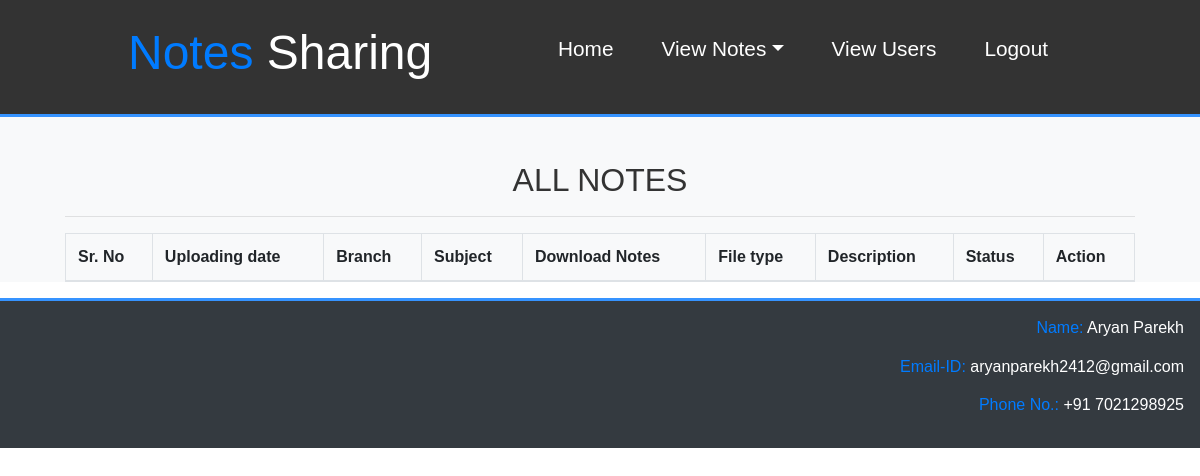
The app's page /admin_viewallnotes/ (signed in), older data.
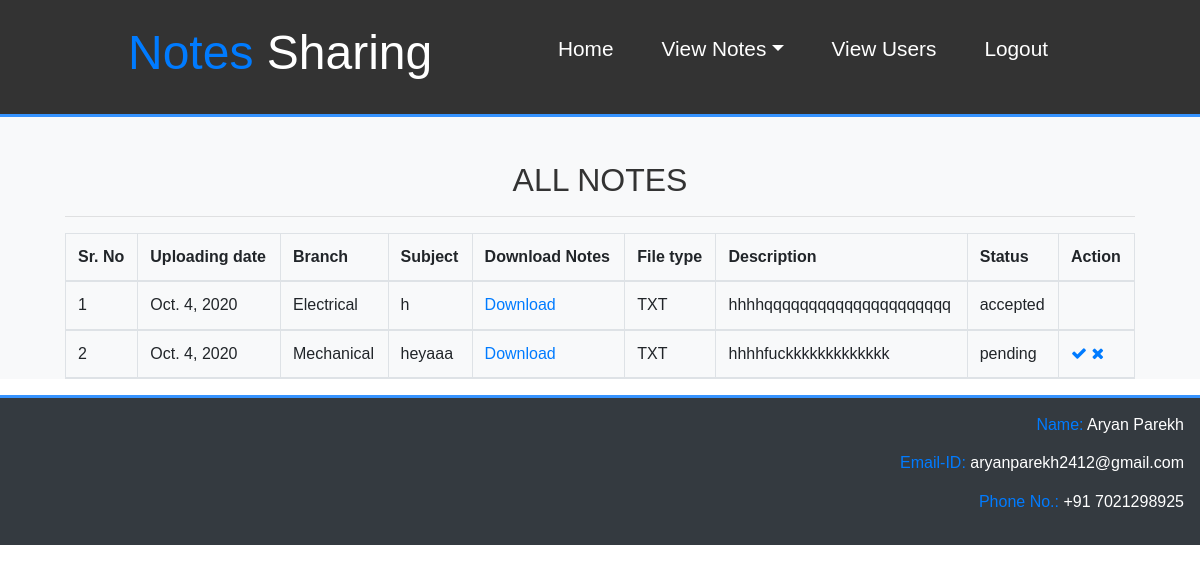
The same page, newer data.
### notes/models.py (models this page shows, shortened)
class Notes(models.Model):
    user = models.ForeignKey(Signup,on_delete=models.CASCADE)
    uploadingdate = models.DateField()
    BRANCH_CHOICE=[('Computer Science','Computer Science'),('Mechanical','Mechanical'),('Electrical','Electrical'),('Electronics','Electronics')]
    branch = models.CharField(max_length=30,choices=BRANCH_CHOICE,default='Computer Science')
    subject = models.CharField(max_length=30)
    notesfile = models.FileField()
    filetype = models.CharField(max_length=30)
    description = models.CharField(max_length=215,null=True)
    status = models.CharField(max_length=15,choices=[('accepted','accepted'),('rejected','rejected'),('pending','pending')],default='pending')

### notes/views.py (the view)
# urls.py: path('admin_viewallnotes/',admin_viewallnotes,name="admin_viewallnotes"),
def admin_viewallnotes(request):
    if not request.user.is_staff:
        return redirect('adminlogin')
    notes=Notes.objects.all()
    d={'notes':notes}
    return render(request,'admin_viewallnotes.html',d)

### notes/templates/admin_viewallnotes.html (shortened to what this page needs)
{% extends 'adminnavigation.html' %}
{% load static %}
{% block admin_body %}
<section id="signup">
  <div class="bg-light">
    <br><br>
    <div class="container">
      <h2 class="text-center">ALL NOTES</h2>
      <hr>
      <table class="table table-bordered" id=mytable>
        <thead>
          <tr>
            <th>Sr. No</th>
            <th>Uploading date</th>
            <th>Branch</th>
            <th>Subject</th>
            <th>Download Notes</th>
            <th>File type</th>
            <th>Description</th>
            <th>Status</th>
            <th>Action</th>
          </tr>
          {% for i in notes %}
          <tr>
            <td>{{forloop.counter}}</td>
            <td>{{i.uploadingdate}}</td>
            <td>{{i.branch}}</td>
            <td>{{i.subject}}</td>
            <td><a href="{{i.notesfile.url}}" download>Download</a></td>
            <td>{{i.filetype}}</td>
            <td>{{i.description}}</td>
            <td>{{i.status}}</td>
            {% ifequal i.status 'pending'%}
            <td><a href="{% url 'acceptnotes' i.id %}"><i class="fa fa-check" ></i></a> <a href="{% url 'rejectnotes' i.id %}"><i class="fa fa-times" ></i></a></td>
            {% endifequal %}
            {% ifequal i.status 'accepted'%}
            <td></td>
            {% endifequal %}
          </tr>
          {% endfor %}
        </thead>
      </table>
    </div>
  </div>
</section>
{% endblock %}

### notes/templates/adminnavigation.html (shortened to what this page needs)
<!DOCTYPE html>
{% load static %}
<html lang="en" dir="ltr">
  <head>
    <link rel="stylesheet" href="https://maxcdn.bootstrapcdn.com/bootstrap/4.5.0/css/bootstrap.min.css">
    <link rel="stylesheet" href="https://cdnjs.cloudflare.com/ajax/libs/font-awesome/4.7.0/css/font-awesome.min.css">
    <link rel="stylesheet" href="{% static 'css/full.css' %}">
  </head>
  <body>
    <nav id='navbar'>
        <h2><a href="#"><span class="text-primary">Notes</span> Sharing</a></h2>
      <ul>
        <li><a href="{% url 'adminhome' %}">Home</a></li>
        <li class="nav-item dropdown">
          <a class="dropdown-toggle" href="#" data-toggle="dropdown">View Notes</a>
        </li>
        <li><a href="{% url 'viewusers' %}">View Users</a></li>
        <li><a href="{% url 'logout' %}">Logout</a></li>
      </ul>
    </nav>
    {% block admin_body %}
    {% endblock %}
    <footer class="bg-dark">
      <p><span class="text-primary">Name: </span>Aryan Parekh</p>
      <p><span class="text-primary">Email-ID: </span>aryanparekh2412@gmail.com</p>
      <p><span class="text-primary">Phone No.: </span>+91 7021298925</p>
    </footer>
  </body>
</html>

### notes/static/css/full.css (style rules this page uses)
* { margin:0; padding: 0; box-sizing: border-box; scroll-behavior: smooth; }
body { font-family: Arial, sans-serif; line-height: 1.4; color: #fff; overflow-x: scroll; }
.container { max-width: 1100px; margin: auto; }
.text-primary { color: #3693ff; }
.bg-light { background: #f4f4f4; color: #333; }
.bg-dark { background: #333; color: #fff; }
#navbar { display: flex; justify-content: space-between; background: #333; color: #fff; padding: 1.5rem 8rem; position: sticky; top: 0; z-index: 1; border-bottom: 3px solid #3693ff; }
#navbar ul { display: flex; align-items: center; list-style: none; }
#navbar h2 a { font-size: 3rem; text-align: left; color: #fff; text-decoration: none; }
#navbar li a { text-decoration: none; color: #fff; padding: 1rem; font-size: 1.3rem; margin: 0 0.5rem; border-radius: 5px; transition: background-color 0.35s; }
footer { padding: 1rem; border-top: 3px solid #3693ff; }
footer p { text-align:right; }

Row changes from the older to the newer data that the page shows:
added Notes: uploadingdate "Oct. 4, 2020", branch "Electrical", subject "h", filetype "TXT", description "hhhhqqqqqqqqqqqqqqqqqqqqq", status "accepted"
added Notes: uploadingdate "Oct. 4, 2020", branch "Mechanical", subject "heyaaa", filetype "TXT", description "hhhhfuckkkkkkkkkkkkk", status "pending"
